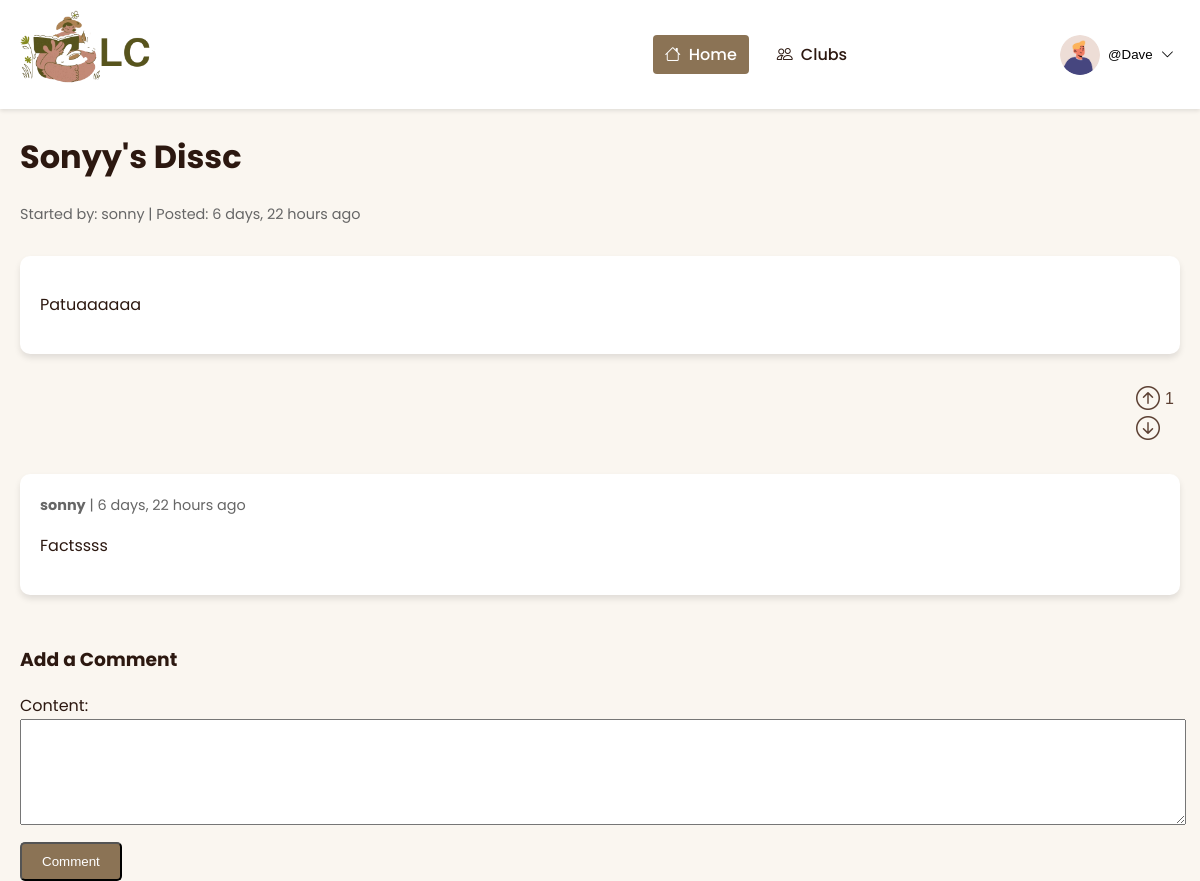
Screenshot of /posts/1/ (signed in) with the database file from the repository.
### discussion/models.py (models this page shows, shortened)
class Profile(models.Model):
    user = models.OneToOneField(User, null=True, on_delete=models.CASCADE)
    bio = models.TextField()
    selected_themes = models.ManyToManyField(Theme)
    books_per_year = models.CharField(max_length=20, choices=[
        ('0-5', '0-5'),
        ('5-10', '5-10'),
        ('10-20', '10-20'),
        ('20+', '20+'),
    ],
    null=True,
    blank=True,
    )
    profile_pic = (models.ImageField(null=True, blank=True, upload_to="static/profile" ))
    goodreads_url = models.CharField(max_length=55, null=True, blank=True)

class User(AbstractUser):
    fname = models.CharField(max_length=200, null=True)
    lname = models.CharField(max_length=200, null=True)
    email = models.EmailField(unique=True, null=False)  # Ensures email is required
    USERNAME_FIELD = 'username'
    REQUIRED_FIELDS = []

class Post(models.Model):
    club = models.ForeignKey(Club, on_delete=models.CASCADE, related_name='posts')
    title = models.CharField(max_length=200)
    content = models.TextField()
    upvotes = models.ManyToManyField(User, related_name="post_upvotes", blank=True)
    downvotes = models.ManyToManyField(User, related_name="post_downvotes", blank=True)
    created_by = models.ForeignKey(User, on_delete=models.CASCADE)
    created_at = models.DateTimeField(auto_now_add=True)
    updated_at = models.DateTimeField(auto_now=True)

class Comment(models.Model):
    post = models.ForeignKey(Post, on_delete=models.CASCADE, related_name='comments')
    book_discussion = models.ForeignKey(BookDiscussion, on_delete=models.CASCADE, related_name='comments', null=True, blank=True)
    content = models.TextField()
    created_by = models.ForeignKey(User, on_delete=models.CASCADE)
    created_at = models.DateTimeField(auto_now_add=True)

### discussion/views.py (the view)
# urls.py: path('posts/<int:id>/', views.post_detail, name='post_detail'),
def post_detail(request, id):
    is_moderator = is_post_moderator(request.user, id)
    post = get_object_or_404(Post, id=id)
    comments = post.comments.all()  # Fetch all comments related to the post
    if request.method == 'POST':
        form = CommentForm(request.POST)
        if form.is_valid():
            comment = form.save(commit=False)
            comment.post = post  # Link the comment to the current post
            comment.created_by = request.user  # Assign the logged-in user as the creator
            comment.save()
            return redirect('post_detail', id=post.id)  # Redirect to the same page to clear the form
    else:
        form = CommentForm()
    context = {
        'post': post,
        'comments': comments,
        'form': form,
        'is_moderator': is_moderator,
    }
    return render(request, 'post_detail.html', context)

### discussion/forms.py
class CommentForm(forms.ModelForm):
    class Meta:
        model = Comment
        fields = ['content']

### discussion/views.py (called while the page is built)
def is_post_moderator(user, club_id):
    post = get_object_or_404(Post, id=club_id)
    return user == post.created_by

### discussion/templates/post_detail.html (shortened to what this page needs)
{% extends 'base3.html' %}
{% block content %}
<div class="container">
    <div class="discussion-header">
        <h1>{{ post.title }}</h1>
        <div class="discussion-meta">
            <p>Started by: {{ post.created_by.username }} | Posted: {{ post.created_at|timesince }} ago</p>
        </div>
    </div>
    <div class="discussion-content">
        <p>{{ post.content }}</p>
    </div>
    <div class="discussion-actions">
        <div>
            <form method="post" action="{% url 'upvote_post' post.pk %}" style="display: inline;" class="voting-buttons">
                       <button class="vote-button upvote">
                        <i class="bi bi-arrow-up-circle"></i>
                        {% if post.upvotes.count > 0 %}
                        <span>{{ post.upvotes.count }}</span>
                        {% endif %}
                    </button>
            </form>
            <form method="post" action="{% url 'downvote_post' post.pk %}" style="display: inline;" class="voting-buttons">
                <button class="vote-button downvote">
                    <i class="bi bi-arrow-down-circle"></i>
                </button>
            </form>
        </div>
    </div>
    <div class="comment-list">
        {% for comment in comments %}
        <div class="comment-card">
            <div class="comment-meta">
                <strong>{{ comment.created_by.username }}</strong> | {{ comment.created_at|timesince }} ago
            </div>
            <p>{{ comment.content }}</p>
        </div>
        {% empty %}
        <p>No comments yet. Be the first to comment!</p>
        {% endfor %}
    </div>
    <div class="comment-form">
        <h3>Add a Comment</h3>
        <form method="POST">
            {{ form.content.label_tag }}
            {{ form.content }}
            <button type="submit" class="btn">Comment</button>
        </form>
    </div>
</div>
{% endblock %}

### templates/navbar.html (shortened to what this page needs)
<nav class="header-navbar">
    <div class="container">
        <div class="logo">
            <a href="{% url 'home' %}" class="logo">
                {% load static %}
            <img src="{% static 'discussion\logo.png' %}" alt="">
            </a>
        </div>
        <div class="navbar-menu" id="navbarMenu">
            <li><a href="{% url 'home' %}" class="active"><i class="bi bi-house"></i>Home</a></li>
            <li><a href="{% url 'club_list' %}"><i class="bi bi-people"></i>Clubs</a></li>
        </div>
        {% if user.is_authenticated %}
        <div class="user-menu">
            <button class="user-menu-toggle">
            {% with profile=user.profile %}
            {% if profile.profile_pic %}
            <img src="{{ profile.profile_pic.url }}" alt="User Avatar" class="user-avatar">
            {% else %}
            <img alt="placeholder" id="profile-image">
            {% endif %}
            {% endwith %}
                <span>@{{ user.username|capfirst }}</span>
                <i class="bi bi-chevron-down"></i>
            </button>
            {% else %}
            <div class="navbar-menu" id="navbarMenu">
                <li><a href="{% url 'register' %}"><i class="bi bi-person-plus"></i>Register</a></li>
                <li><a href="{% url 'login' %}"><i class="bi bi-box-arrow-in-right"></i>Login</a></li>
            </div>
            {% endif %}
        </div>
    </div>
</nav>

### static/discussion/css/templates2.css (style rules this page uses)
:root { --primary-color: #EEDED0; --primary-dark: #D6C4A9; --secondary-color: #F7E7CE; --accent-color-1: #B6A48E; --accent-color-2: #8B7355; --accent-color-3: #C17817; --text-color: #2C1810; --text-light: #5C4033; --background-color: #FAF6F0; --white: #FFFFFF; --error-color: #E85D75; --success-color: #4CAF50; }
body { font-family: 'Poppins', sans-serif; background-color: var(--background-color); color: var(--text-color); margin: 0; padding: 0; line-height: 1.6; }
.container { max-width: 1200px; margin: 0 auto; padding: 0 20px; }
.navbar-menu { display: flex; gap: 20px; }
.navbar-menu a { color: var(--text-color); text-decoration: none; font-weight: 500; transition: color 0.3s ease; }
.btn { display: inline-block; padding: 10px 20px; background-color: var(--accent-color-2); color: var(--white); text-decoration: none; border-radius: 5px; transition: background-color 0.3s ease; }

### static/discussion/css/nav.css (style rules this page uses)
.navbar-menu { display: flex; gap: 1rem; align-items: center; margin: 0; padding: 0; }
.navbar-menu > li { list-style-type: none; }
.navbar-menu a { color: var(--text-color); text-decoration: none; font-weight: 500; padding: 0.5rem 0.75rem; border-radius: 4px; transition: all 0.3s ease; }
.navbar-menu a.active { background-color: var(--accent-color-2); color: var(--white); }
.navbar-menu i { margin-right: 0.5rem; }
.header-navbar { background-color: var(--white); box-shadow: 0 2px 4px rgba(0,0,0,0.1); padding: 10px 0; position: sticky; top: 0; z-index: 1000; }
.header-navbar .container { display: flex; justify-content: space-between; align-items: center; }
.header-navbar .logo { font-size: 1.5em; font-weight: 600; color: var(--accent-color-2); text-decoration: none; }
.header-navbar .user-menu { position: relative; }
.header-navbar .user-menu-toggle { background: none; border: none; cursor: pointer; display: flex; align-items: center; gap: 8px; }
.header-navbar .user-avatar { width: 40px; height: 40px; border-radius: 50%; object-fit: cover; }

### templates/navbar.html (style rules this page uses)
.logo img { width: 30%; height: 30%; }

### discussion/templates/post_detail.html (style rules this page uses)
.discussion-header { margin-bottom: 30px; }
.discussion-meta { font-size: 0.9em; color: #666; margin-bottom: 20px; }
.discussion-content { background-color: #fff; border-radius: 10px; box-shadow: 0 4px 6px rgba(0, 0, 0, 0.1); padding: 20px; margin-bottom: 30px; }
.discussion-actions { display: flex; justify-content: space-between; margin-bottom: 30px; }
.comment-list { display: grid; gap: 20px; }
.comment-card { background-color: #fff; border-radius: 10px; box-shadow: 0 4px 6px rgba(0, 0, 0, 0.1); padding: 20px; margin-bottom: 20px; }
.comment-meta { font-size: 0.9em; color: #666; margin-bottom: 10px; }
.comment-form { margin-top: 30px; }
.comment-form textarea { width: 100%; height: 100px; margin-bottom: 10px; }
.voting-buttons { display: flex; gap: 10px; }
.vote-button { display: flex; align-items: center; gap: 5px; background: none; border: none; cursor: pointer; color: var(--text-light); font-size: 1rem; transition: color 0.3s ease; }
.vote-button i { font-size: 1.5rem; }

### rows the page displays
Profile: profile_pic (picture)
User: username "Dave"
Post: title "Sonyy's Dissc", created_by.username "sonny", created_at "6 days, 22 hours", content "Patuaaaaaa", upvotes.count "1"
Comment: created_by.username "sonny", created_at "6 days, 22 hours", content "Factssss"
